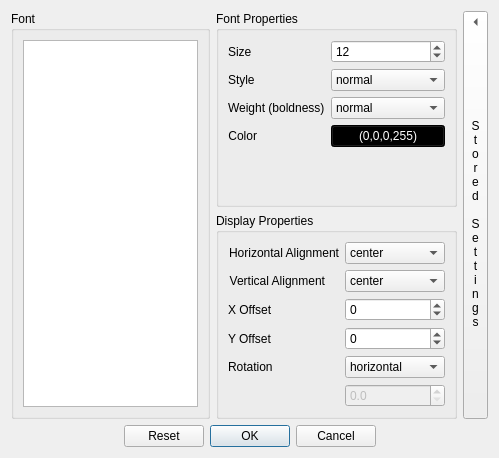
<?xml version="1.0" encoding="UTF-8"?>
<ui version="4.0">
 <class>TextOptionsWidget</class>
 <widget class="QTextOptionsWidget" name="TextOptionsWidget">
  <property name="geometry">
   <rect>
    <x>0</x>
    <y>0</y>
    <width>490</width>
    <height>458</height>
   </rect>
  </property>
  <property name="sizePolicy">
   <sizepolicy hsizetype="Expanding" vsizetype="Expanding">
    <horstretch>0</horstretch>
    <verstretch>0</verstretch>
   </sizepolicy>
  </property>
  <property name="windowTitle">
   <string>Text Options</string>
  </property>
  <layout class="QGridLayout" name="gridLayout">
   <item row="0" column="0" rowspan="2">
    <widget class="QGroupBox" name="groupBox">
     <property name="title">
      <string>Font</string>
     </property>
     <layout class="QGridLayout" name="gridLayout_2">
      <item row="0" column="0" rowspan="11">
       <widget class="QListWidget" name="name">
        <property name="minimumSize">
         <size>
          <width>175</width>
          <height>0</height>
         </size>
        </property>
       </widget>
      </item>
     </layout>
    </widget>
   </item>
   <item row="0" column="1">
    <widget class="QGroupBox" name="groupBox_3">
     <property name="title">
      <string>Font Properties</string>
     </property>
     <layout class="QFormLayout" name="formLayout_2">
      <property name="fieldGrowthPolicy">
       <enum>QFormLayout::AllNonFixedFieldsGrow</enum>
      </property>
      <property name="rowWrapPolicy">
       <enum>QFormLayout::DontWrapRows</enum>
      </property>
      <item row="0" column="0">
       <widget class="QLabel" name="label_6">
        <property name="text">
         <string>Size</string>
        </property>
       </widget>
      </item>
      <item row="0" column="1">
       <widget class="QSpinBox" name="size">
        <property name="minimum">
         <number>1</number>
        </property>
        <property name="maximum">
         <number>255</number>
        </property>
        <property name="value">
         <number>12</number>
        </property>
       </widget>
      </item>
      <item row="1" column="0">
       <widget class="QLabel" name="label_2">
        <property name="text">
         <string>Style</string>
        </property>
       </widget>
      </item>
      <item row="1" column="1">
       <widget class="QComboBox" name="style">
        <property name="minimumSize">
         <size>
          <width>100</width>
          <height>0</height>
         </size>
        </property>
        <item>
         <property name="text">
          <string>normal</string>
         </property>
        </item>
        <item>
         <property name="text">
          <string>italic</string>
         </property>
        </item>
        <item>
         <property name="text">
          <string>oblique</string>
         </property>
        </item>
       </widget>
      </item>
      <item row="2" column="0">
       <widget class="QLabel" name="label_5">
        <property name="text">
         <string>Weight (boldness)</string>
        </property>
       </widget>
      </item>
      <item row="2" column="1">
       <widget class="QComboBox" name="weight">
        <property name="minimumSize">
         <size>
          <width>100</width>
          <height>0</height>
         </size>
        </property>
        <item>
         <property name="text">
          <string>normal</string>
         </property>
        </item>
        <item>
         <property name="text">
          <string>bold</string>
         </property>
        </item>
        <item>
         <property name="text">
          <string>light</string>
         </property>
        </item>
       </widget>
      </item>
      <item row="3" column="0">
       <widget class="QLabel" name="label_32">
        <property name="text">
         <string>Color</string>
        </property>
        <property name="alignment">
         <set>Qt::AlignRight|Qt::AlignTrailing|Qt::AlignVCenter</set>
        </property>
       </widget>
      </item>
      <item row="3" column="1">
       <widget class="QColorButton" name="color">
        <property name="styleSheet">
         <string notr="true">background-color: rgb(0, 0, 0);
color: rgb(255, 255, 255);</string>
        </property>
        <property name="text">
         <string>(0,0,0,255)</string>
        </property>
       </widget>
      </item>
     </layout>
    </widget>
   </item>
   <item row="0" column="2" rowspan="2">
    <widget class="QStoredSettingsButton" name="storedSettingsButton">
     <property name="sizePolicy">
      <sizepolicy hsizetype="Fixed" vsizetype="Expanding">
       <horstretch>0</horstretch>
       <verstretch>0</verstretch>
      </sizepolicy>
     </property>
     <property name="minimumSize">
      <size>
       <width>25</width>
       <height>0</height>
      </size>
     </property>
     <property name="text">
      <string>S
t
o
r
e
d

S
e
t
t
i
n
g
s</string>
     </property>
     <property name="toolButtonStyle">
      <enum>Qt::ToolButtonTextUnderIcon</enum>
     </property>
     <property name="arrowType">
      <enum>Qt::LeftArrow</enum>
     </property>
    </widget>
   </item>
   <item row="1" column="1">
    <widget class="QGroupBox" name="groupBox_2">
     <property name="title">
      <string>Display Properties</string>
     </property>
     <layout class="QFormLayout" name="formLayout">
      <property name="fieldGrowthPolicy">
       <enum>QFormLayout::AllNonFixedFieldsGrow</enum>
      </property>
      <item row="0" column="0">
       <widget class="QLabel" name="label_8">
        <property name="minimumSize">
         <size>
          <width>0</width>
          <height>14</height>
         </size>
        </property>
        <property name="text">
         <string>Horizontal Alignment</string>
        </property>
        <property name="alignment">
         <set>Qt::AlignRight|Qt::AlignTrailing|Qt::AlignVCenter</set>
        </property>
       </widget>
      </item>
      <item row="0" column="1">
       <widget class="QComboBox" name="horizontalalignment">
        <property name="minimumSize">
         <size>
          <width>100</width>
          <height>0</height>
         </size>
        </property>
        <item>
         <property name="text">
          <string>center</string>
         </property>
        </item>
        <item>
         <property name="text">
          <string>right</string>
         </property>
        </item>
        <item>
         <property name="text">
          <string>left</string>
         </property>
        </item>
       </widget>
      </item>
      <item row="1" column="0">
       <widget class="QLabel" name="label_9">
        <property name="minimumSize">
         <size>
          <width>0</width>
          <height>14</height>
         </size>
        </property>
        <property name="text">
         <string>Vertical Alignment</string>
        </property>
        <property name="alignment">
         <set>Qt::AlignRight|Qt::AlignTrailing|Qt::AlignVCenter</set>
        </property>
       </widget>
      </item>
      <item row="1" column="1">
       <widget class="QComboBox" name="verticalalignment">
        <property name="minimumSize">
         <size>
          <width>100</width>
          <height>0</height>
         </size>
        </property>
        <item>
         <property name="text">
          <string>center</string>
         </property>
        </item>
        <item>
         <property name="text">
          <string>top</string>
         </property>
        </item>
        <item>
         <property name="text">
          <string>bottom</string>
         </property>
        </item>
        <item>
         <property name="text">
          <string>baseline</string>
         </property>
        </item>
       </widget>
      </item>
      <item row="4" column="0">
       <widget class="QLabel" name="label_11">
        <property name="text">
         <string>Rotation</string>
        </property>
       </widget>
      </item>
      <item row="4" column="1">
       <widget class="QComboBox" name="rotation">
        <property name="minimumSize">
         <size>
          <width>100</width>
          <height>0</height>
         </size>
        </property>
        <item>
         <property name="text">
          <string>horizontal</string>
         </property>
        </item>
        <item>
         <property name="text">
          <string>vertical</string>
         </property>
        </item>
        <item>
         <property name="text">
          <string>custom</string>
         </property>
        </item>
       </widget>
      </item>
      <item row="5" column="1">
       <widget class="QDoubleSpinBox" name="rotationCustom">
        <property name="enabled">
         <bool>false</bool>
        </property>
        <property name="decimals">
         <number>1</number>
        </property>
        <property name="maximum">
         <double>360.000000000000000</double>
        </property>
       </widget>
      </item>
      <item row="2" column="0">
       <widget class="QLabel" name="label">
        <property name="text">
         <string>X Offset</string>
        </property>
       </widget>
      </item>
      <item row="3" column="0">
       <widget class="QLabel" name="label_3">
        <property name="text">
         <string>Y Offset</string>
        </property>
       </widget>
      </item>
      <item row="2" column="1">
       <widget class="QSpinBox" name="xoffset">
        <property name="minimum">
         <number>-10000</number>
        </property>
        <property name="maximum">
         <number>10000</number>
        </property>
       </widget>
      </item>
      <item row="3" column="1">
       <widget class="QSpinBox" name="yoffset">
        <property name="minimum">
         <number>-10000</number>
        </property>
        <property name="maximum">
         <number>10000</number>
        </property>
       </widget>
      </item>
     </layout>
    </widget>
   </item>
   <item row="2" column="0" colspan="3">
    <widget class="QDialogButtonBox" name="buttons">
     <property name="orientation">
      <enum>Qt::Horizontal</enum>
     </property>
     <property name="standardButtons">
      <set>QDialogButtonBox::Cancel|QDialogButtonBox::Ok|QDialogButtonBox::Reset</set>
     </property>
     <property name="centerButtons">
      <bool>true</bool>
     </property>
    </widget>
   </item>
  </layout>
 </widget>
 <customwidgets>
  <customwidget>
   <class>QColorButton</class>
   <extends>QPushButton</extends>
   <header>gui/QColorButton</header>
   <slots>
    <slot>createColorDialog()</slot>
   </slots>
  </customwidget>
  <customwidget>
   <class>QStoredSettingsButton</class>
   <extends>QToolButton</extends>
   <header>gui/QStoredSettingsButton</header>
   <slots>
    <slot>toggleWidget()</slot>
   </slots>
  </customwidget>
  <customwidget>
   <class>QTextOptionsWidget</class>
   <extends>QWidget</extends>
   <header>gui/QTextOptionsWidget</header>
   <container>1</container>
  </customwidget>
 </customwidgets>
 <tabstops>
  <tabstop>name</tabstop>
  <tabstop>size</tabstop>
  <tabstop>style</tabstop>
  <tabstop>horizontalalignment</tabstop>
  <tabstop>verticalalignment</tabstop>
  <tabstop>rotation</tabstop>
  <tabstop>rotationCustom</tabstop>
  <tabstop>buttons</tabstop>
 </tabstops>
 <resources/>
 <connections>
  <connection>
   <sender>rotation</sender>
   <signal>currentIndexChanged(QString)</signal>
   <receiver>TextOptionsWidget</receiver>
   <slot>rotationBoxHandler()</slot>
   <hints>
    <hint type="sourcelabel">
     <x>444</x>
     <y>251</y>
    </hint>
    <hint type="destinationlabel">
     <x>504</x>
     <y>369</y>
    </hint>
   </hints>
  </connection>
  <connection>
   <sender>buttons</sender>
   <signal>clicked(QAbstractButton*)</signal>
   <receiver>TextOptionsWidget</receiver>
   <slot>buttonClickHandler(QAbstractButton*)</slot>
   <hints>
    <hint type="sourcelabel">
     <x>239</x>
     <y>451</y>
    </hint>
    <hint type="destinationlabel">
     <x>239</x>
     <y>430</y>
    </hint>
   </hints>
  </connection>
  <connection>
   <sender>storedSettingsButton</sender>
   <signal>clicked()</signal>
   <receiver>storedSettingsButton</receiver>
   <slot>toggleWidget()</slot>
   <hints>
    <hint type="sourcelabel">
     <x>483</x>
     <y>96</y>
    </hint>
    <hint type="destinationlabel">
     <x>483</x>
     <y>96</y>
    </hint>
   </hints>
  </connection>
  <connection>
   <sender>color</sender>
   <signal>clicked()</signal>
   <receiver>color</receiver>
   <slot>createColorDialog()</slot>
   <hints>
    <hint type="sourcelabel">
     <x>374</x>
     <y>121</y>
    </hint>
    <hint type="destinationlabel">
     <x>368</x>
     <y>126</y>
    </hint>
   </hints>
  </connection>
 </connections>
 <slots>
  <slot>rotationBoxHandler()</slot>
  <slot>buttonClickHandler(QAbstractButton*)</slot>
 </slots>
</ui>
